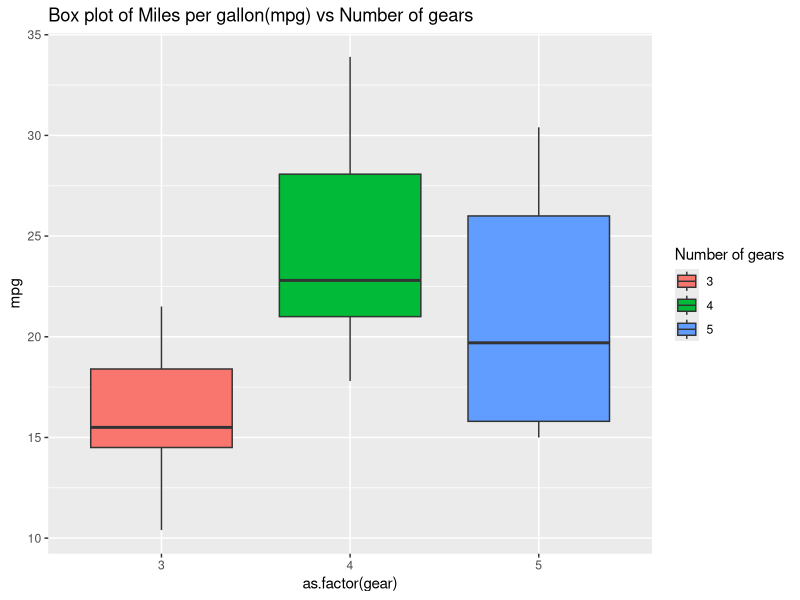

Reproduce this figure in R. (Note: this script raises an error after producing the figure.)
## ---- chunk 1
## sum ( ) function in R is used to calculate the addition of the values presented within the bracket which can be numeric or vectors. 

## Colon operator(:) prints a list of elements starting with the element before the colon to the element after it in other words we add a range.

sum(5:55) # with the sum function we are telling it to add the numbers between the specified range starting from 5 till 55.

## ---- chunk 2
##Alternatively, sum() function can also be used with vector. We can create a vector and call it x and then pass it into sum() function as parameters.

x <- c(5:55); # Creating a vector
sum(x)   # Performing the sum() function for the given vector
## ---- chunk 3
## We can write our own function in order to make repetitive operations using single command. We are defining our function by writing sumfun and the input parameter called 'n' which will be used to feed to the function.

## Afterwards, we define the operation that we want to program to run in the body of the function which is calculating the sum of integers between 5 and n with n being any number, within curly braces ({}). Then the function can be used to do the calculation for n=10, n=20, n=100 in a single command.

sumfun <- function(n) {sum(5:n)}
sumfun(10)
sumfun(20)
sumfun(100)
## ---- chunk 4
## Fibonacci series is a combination of numbers.

## A loop is a way to repeat a sequence of instructions under given commands which will allow us to print part of the code in repetition.The for loop for this example explains that 'for each element that is in the sequence' 

Fibonacci <- function(n) # Defining the function by writing Fibonacci and the input parameter is called n which will be the number of term desired.
  Fibonacci <- numeric(n) # Defining that the function has numerical value and specifying the number of entries to be printed by n
  Fibonacci <- numeric(12) # Specifying that 12 numbers of the Fibonacci series desired
  Fibonacci[1] <- 1 #Specifying the 1st element of the Fibonacci series is 1
  Fibonacci[2] <- 1 #Specifying the 2nd element of the Fibonacci series is 1
  for(element in 3:12) Fibonacci[element] <- Fibonacci[element-2] + Fibonacci[element-1] #In mathematical terms, the sequence of Fn of Fibonacci numbers is defined by the recurrence relation of Fn-1 + Fn-2. So it will print the Fibonacci numbers starting the loop from the 3rd to ending at 12th.
  print("First 12 Fibonacci numbers:") # To give a heading for the series
  print(Fibonacci) # To print the Fibonacci sequence results
## ---- chunk 5
library(ggplot2) # Load the ggplot2 package

## To plot graph, ggplot() function is used. First argument of ggplot() is the dataset(mtcars) to use in the graph.
## aes to indicate the x and y variables used in the graph where x is as.factor(gear) and for y is mpg. The function geom_boxplot is used to create a box plot. ggtitle is used to give a tittle for the graph. Labs is used to change the legend title.

ggplot(data = mtcars, aes(x= as.factor(gear), y= mpg)) + geom_boxplot(aes(fill= as.factor(gear))) + ggtitle("Box plot of Miles per gallon(mpg) vs Number of gears") + labs(fill='Number of gears')
## ---- chunk 6
## To see the details of the cars data
cars

## y variable represents distance in feet.
## x variable represents speed in milesperhour.
## z variable represents lm function to fit linear regression models where it includes a formula (y ~ x) and a data to be used.

y <- cars$dist  
x <- cars$speed;
z <- lm(formula = "y ~ x",data = cars)
summary(z)
## ---- chunk 7
##  c variable was created and given to the first line command to plot the graph, ggplot() function is used. First argument of ggplot() is the dataset(cars) to use in the graph.aes to indicate the x and y variables used in the graph where x is speed and for y is distance. The function geom_point is used to create a scatter plot.geom_smooth is used to add another layer onto the plot. 

## b variable represents the previous c variable, ggtitle and axis tittles.

library(ggplot2) # Load the ggplot2 package
c<- ggplot(data = cars, aes(x= speed, y=dist)) +geom_point() + geom_smooth(method ="lm",formula = "y ~ x")
b <- c +ggtitle("Linear fit of the relationship between breaking distance(dist) and speed")+ xlab("speed(milesperhour-mph)")+ ylab("dist(feet-ft)")
b
## ---- chunk 8
## Allocate the variable dist_m to breaking distance. Convert distance(ft) to miles by multiplying it by 0.00018939. (1foot is 0.00018939miles)
## Speed_m_h variable represents square root of speed as indicated in the question.
## lm function is used to fit linear regression to estimate the average reaction time for driver to start breaking.

## The reaction time is calculated by multiplying by 3600 (1hour is 3600seconds)
## Load the ggplot2 package
## ggplot() function was used to plot the graph where data is cars, x-axis is speed_m_h, y-axis is dist_m. geom_point() is used to plot a scatter graph. geom_smooth is used to add the fitted line onto the graph to show the relationship.

dist_m <- cars$dist* 0.00018939
speed_m_h <- cars $speed^2
lm(formula = dist_m ~ speed_m_h)

reaction_time <- 2.443e-05*3600
reaction_time

library(ggplot2)
plot <- ggplot(data = cars, aes(speed_m_h, dist_m)) + geom_point() + geom_smooth(method = "lm", formula = y ~ x) + ggtitle("Regression model between breaking distance and speed")
plot
